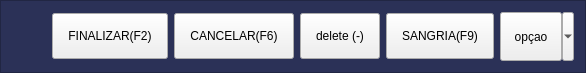
        <widget class="QFrame" name="frame_botoes">
         <property name="maximumSize">
          <size>
           <width>16777215</width>
           <height>70</height>
          </size>
         </property>
         <property name="styleSheet">
          <string notr="true">QFrame{background-color: #2b3157;

}
QPushButton{
padding:15px;
	font: 11pt &quot;Arial&quot;;
}
QToolButton{
padding:15px;
	font: 11pt &quot;Arial&quot;;
}</string>
         </property>
         <property name="frameShape">
          <enum>QFrame::StyledPanel</enum>
         </property>
         <property name="frameShadow">
          <enum>QFrame::Raised</enum>
         </property>
         <layout class="QHBoxLayout" name="horizontalLayout_3">
          <item>
           <spacer name="horizontalSpacer_3">
            <property name="orientation">
             <enum>Qt::Horizontal</enum>
            </property>
            <property name="sizeHint" stdset="0">
             <size>
              <width>40</width>
              <height>20</height>
             </size>
            </property>
           </spacer>
          </item>
          <item>
           <widget class="QPushButton" name="tb_finalizar">
            <property name="focusPolicy">
             <enum>Qt::NoFocus</enum>
            </property>
            <property name="text">
             <string>FINALIZAR(F2)</string>
            </property>
            <property name="icon">
             <iconset resource="../../icone/icone.qrc">
              <normaloff>:/venda/finalizar.png</normaloff>:/venda/finalizar.png</iconset>
            </property>
            <property name="iconSize">
             <size>
              <width>25</width>
              <height>25</height>
             </size>
            </property>
            <property name="shortcut">
             <string>F2</string>
            </property>
           </widget>
          </item>
          <item>
           <widget class="QPushButton" name="tb_cancelar">
            <property name="focusPolicy">
             <enum>Qt::NoFocus</enum>
            </property>
            <property name="text">
             <string>CANCELAR(F6)</string>
            </property>
            <property name="icon">
             <iconset resource="../../icone/icone.qrc">
              <normaloff>:/venda/cancelar.png</normaloff>:/venda/cancelar.png</iconset>
            </property>
            <property name="iconSize">
             <size>
              <width>25</width>
              <height>25</height>
             </size>
            </property>
            <property name="shortcut">
             <string>F6</string>
            </property>
           </widget>
          </item>
          <item>
           <widget class="QPushButton" name="bt_delete_produto">
            <property name="focusPolicy">
             <enum>Qt::NoFocus</enum>
            </property>
            <property name="text">
             <string>delete (-)</string>
            </property>
            <property name="icon">
             <iconset resource="../../icone/icone.qrc">
              <normaloff>:/venda/excluir.png</normaloff>:/venda/excluir.png</iconset>
            </property>
            <property name="iconSize">
             <size>
              <width>25</width>
              <height>25</height>
             </size>
            </property>
            <property name="shortcut">
             <string>-</string>
            </property>
           </widget>
          </item>
          <item>
           <widget class="QPushButton" name="tb_sangria">
            <property name="focusPolicy">
             <enum>Qt::NoFocus</enum>
            </property>
            <property name="text">
             <string>SANGRIA(F9)</string>
            </property>
            <property name="icon">
             <iconset resource="../../icone/icone.qrc">
              <normaloff>:/venda/sangria.png</normaloff>:/venda/sangria.png</iconset>
            </property>
            <property name="iconSize">
             <size>
              <width>25</width>
              <height>25</height>
             </size>
            </property>
            <property name="shortcut">
             <string>F9</string>
            </property>
           </widget>
          </item>
          <item>
           <widget class="QToolButton" name="tool_menu">
            <property name="focusPolicy">
             <enum>Qt::NoFocus</enum>
            </property>
            <property name="text">
             <string>opçao</string>
            </property>
            <property name="icon">
             <iconset resource="../../icone/icone.qrc">
              <normaloff>:/venda/engrenagem.png</normaloff>:/venda/engrenagem.png</iconset>
            </property>
            <property name="iconSize">
             <size>
              <width>25</width>
              <height>25</height>
             </size>
            </property>
            <property name="shortcut">
             <string>F1</string>
            </property>
            <property name="popupMode">
             <enum>QToolButton::MenuButtonPopup</enum>
            </property>
            <property name="toolButtonStyle">
             <enum>Qt::ToolButtonTextBesideIcon</enum>
            </property>
            <property name="autoRaise">
             <bool>false</bool>
            </property>
            <property name="arrowType">
             <enum>Qt::NoArrow</enum>
            </property>
           </widget>
          </item>
         </layout>
        </widget>
